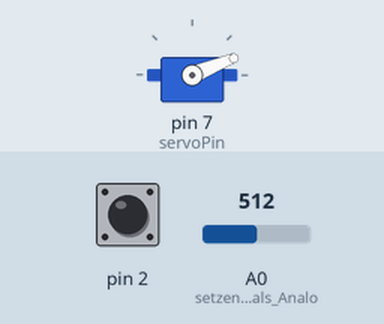
The sketch below on a simulated Arduino Mega 2560, built with avr-gcc and run on an emulated ATmega2560. On the bench: servo. The inputs (shaded band) are chosen by the test bench; at power-on: A0 (setzen_des_Pins_als_Analo) = 512, pin 2 HIGH.

Above: at 1.7 s.
1.8 s: A0 (setzen_des_Pins_als_Analo) set to 306
At 2.8 s:
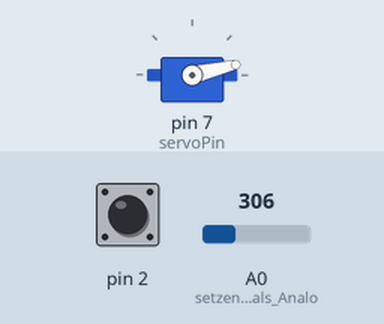
3.3 s: A0 (setzen_des_Pins_als_Analo) set to 1023
At 4.3 s:
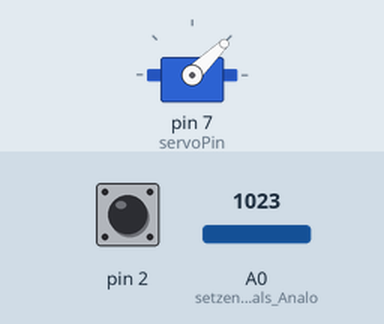
4.8 s: A0 (setzen_des_Pins_als_Analo) set to 511
At 5.8 s:
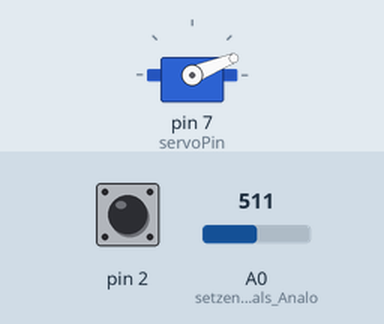
Timing chart, 0 to 7.8 s (numbered marks = the images above; inputs shaded):
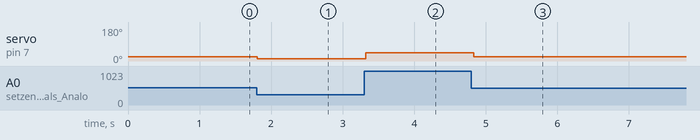

Measured:
- after the input at 1.8 s, servo on pin 7 (servoPin): 22° → 13° at once
- after the input at 3.3 s, servo on pin 7 (servoPin): 13° → 44° at once
- after the input at 4.8 s, servo on pin 7 (servoPin): 44° → 22° at once

The sketch:

ADC_4_MitServo.ino
```cpp
/*
 * Mit dem ADC Spannungen messen
*/
#include <Servo.h>

Servo servo;
int servoPin = 7;


// buttonEvent zeigt ein zu bearbeitendes Taster-Ereignis (zu bearbeitenden Interrupt) an
int buttonEvent = 0;

// Variablen, welche die ADC-Werte speichern
int sensorWertX = 0;        // ausgelesener Wert des Potentiometer X
int ausgabeWertX = 0;        // berechneter Ausgabewert X

void tastenDruck() {
    // Setzen des Taster-Ereignisses
  buttonEvent = 1;
    // in Interrupt-Funktionen sollten keine längeren oder rechenintensiven Befehle ausgeführt werden
    // deshalb wird die Serial.println hier nicht direkt aufgerufen.
}

// Die setup-Funktion wird einmalig nach "reset" oder power-up" ausgeführt
void setup()
{
    // Initialisiere den Pin 2 als Eingang, der den Taster überwacht
  // Mithilfe der INPUT_PULLUP wird der interne Pullup-Widerstand (ca. 10kOhm) aktiviert, damit wird ein externer Widerstand eingespart
    pinMode(2, INPUT_PULLUP);
    // Zum Verknüpfen der Interrupts wird die attachInterrupt Funktion verwendet
    // Dabei ist der erste Parameter die Interrupt-Nummer
    // Für Arduino UNO gilt: Pin 2 => Intterupt 0, Pin 3 => Interrupt 1
    // Für andere Boards sind andere Pin-Interrupt-Zuweisungen vorhanden
    // Siehe hierfür: https://www.arduino.cc/en/Reference/AttachInterrupt
    // Der Parameter "FALLING" bezieht sich auf die fallende Flanke. Durch den Pullup ist diese invertiert
    attachInterrupt(0, tastenDruck, FALLING);

    // Initialisierung des ADC Pins
    // diese kann für die Pins A0 ... A5 weggelassen werden
    // die STM32Duino Board verfügen aber meist über deutlich mehr ADC-Eingänge
    // für andere ADC-Pins wird der pinMode auf INPUT_ANALOG gesetzt
    // pinMode(A0, INPUT_ANALOG); // setzen des Pins als Analoger Eingang (ADC)


    // Initialisierung der seriellen Schnittstelle (UART) mit einer BAUD-Rate von 9600(Bits pro Sekunde)
    Serial1.begin(9600);
    // Ausgabe eines Begrüßungstextes
    delay(500);
    Serial1.println("Hallo Welt");

    servo.attach(servoPin);

}
// Die loop-Funktion wird ständig wiederholt durchlaufen
void loop()
{
    // Auf das Taster-Event reagieren, falls dieses gesetzt wurde
    if(buttonEvent == 1)
    {
      Serial1.println("Push the button!");
      delay(100); // warte 100 millisekunden bis das Ereignis erneut ausgelöst werden kann
        buttonEvent = 0;
    }

    // Auslesen der Spannung am A0-Pin für X
    sensorWertX = analogRead(A0);
    // Zuweisung/Aufspreizung des analogen Wertes von 0 .. 1023 auf einem Wert von 0 .. 65535
    ausgabeWertX = map(sensorWertX, 0, 4095, 0, 180);
    // Ausgabe des Rohwertes und des berechneten/transformierten Wertes über die serielle Schnittstelle
    Serial1.print("Rohwert= " );
    Serial1.print(sensorWertX);
    Serial1.print(" Ausgabe= ");
    Serial1.println(ausgabeWertX);

    servo.write(ausgabeWertX);
    delay(100); // warten bis zum nächsten Aufruf


}
```
